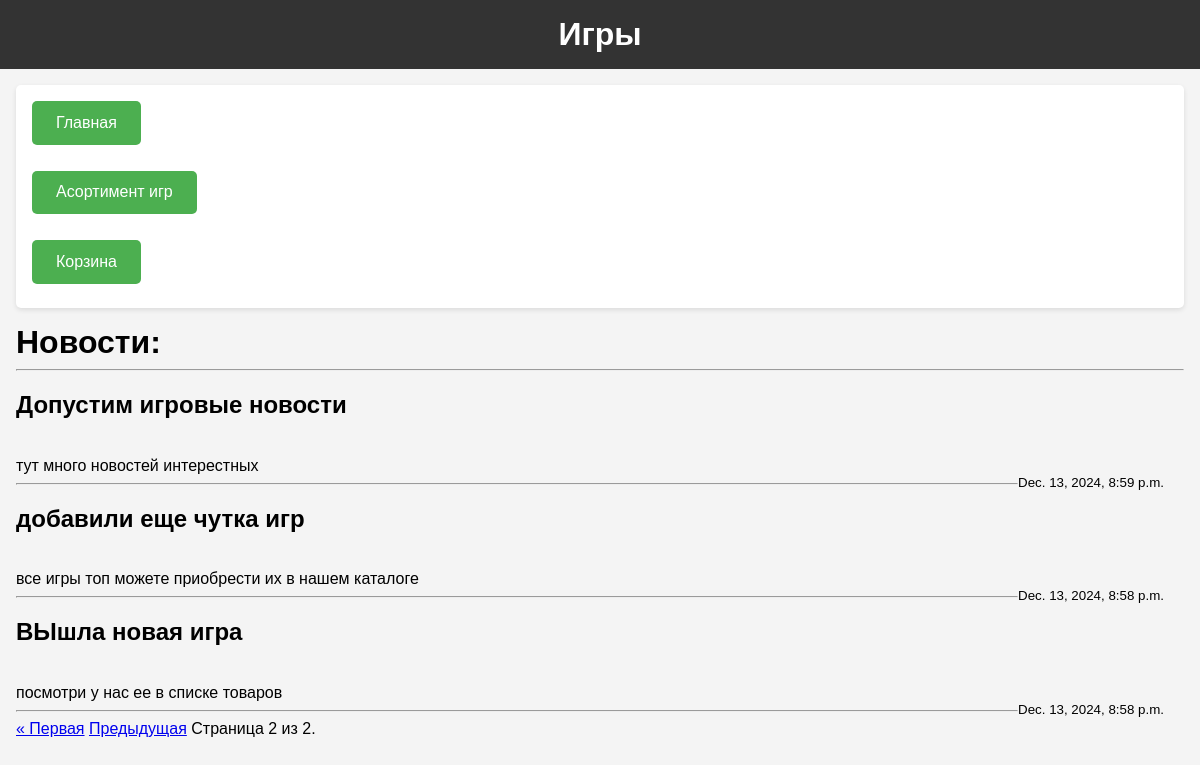
/platform/news/?page=2, run on the app's committed database.
### task1/models.py (models this page shows)
class News(models.Model):
    title = models.CharField(max_length=100, help_text="Заголовок новости")
    content = models.TextField(help_text="Содержание новости")
    date = models.DateTimeField(auto_now_add=True, help_text="Дата публикации")

### task1/views.py (the view)
# urls.py: path('platform/news/', news, name='news'),
def news(request):
    news_pag = News.objects.all().order_by('-date')
    paginator = Paginator(news_pag, 3)
    page_number = request.GET.get('page')
    page_obj = paginator.get_page(page_number)
    return render(request, 'news.html', {'page_obj': page_obj})

### templates/news.html (shortened to what this page needs)
{% extends 'menu.html' %}
{% block pagename %}<h1>Игры</h1>{% endblock %}
{% block menu %}{{ block.super }}{% endblock %}
{% block content %}
    <h1>Новости:</h1>
    <hr>
    {% for new in page_obj %}
        <h2>{{ new.title }}</h2>
        <br>
        {{ new.content }}
        <br>
        <small style="float: right; margin-right: 20px;">{{ new.date }}</small>
        <hr>
    {% endfor %}
    <div class="pagination">
        <span class="step-links">
            {% if page_obj.has_previous %}
                <a href="?page=1">&laquo; Первая</a>
                <a href="?page={{ page_obj.previous_page_number }}">Предыдущая</a>
            {% endif %}
            <span class="current">
                Страница {{ page_obj.number }} из {{ page_obj.paginator.num_pages }}.
            </span>
        </span>
    </div>
{% endblock %}

### static/style.css (style rules this page uses)
body { font-family: sans-serif; margin: 0; padding: 0; background-color: #f4f4f4; }
h1 { margin: 0; }

### data on the page
News: title "Допустим игровые новости", content "тут много новостей интерестных", date "Dec. 13, 2024, 8:59 p.m."
News: title "добавили еще чутка игр", content "все игры топ можете приобрести их в нашем каталоге", date "Dec. 13, 2024, 8:58 p.m."
News: title "ВЫшла новая игра", content "посмотри у нас ее в списке товаров", date "Dec. 13, 2024, 8:58 p.m."

### other printed values
{{ page_obj.number }} "2"
{{ page_obj.paginator.num_pages }} "2"
